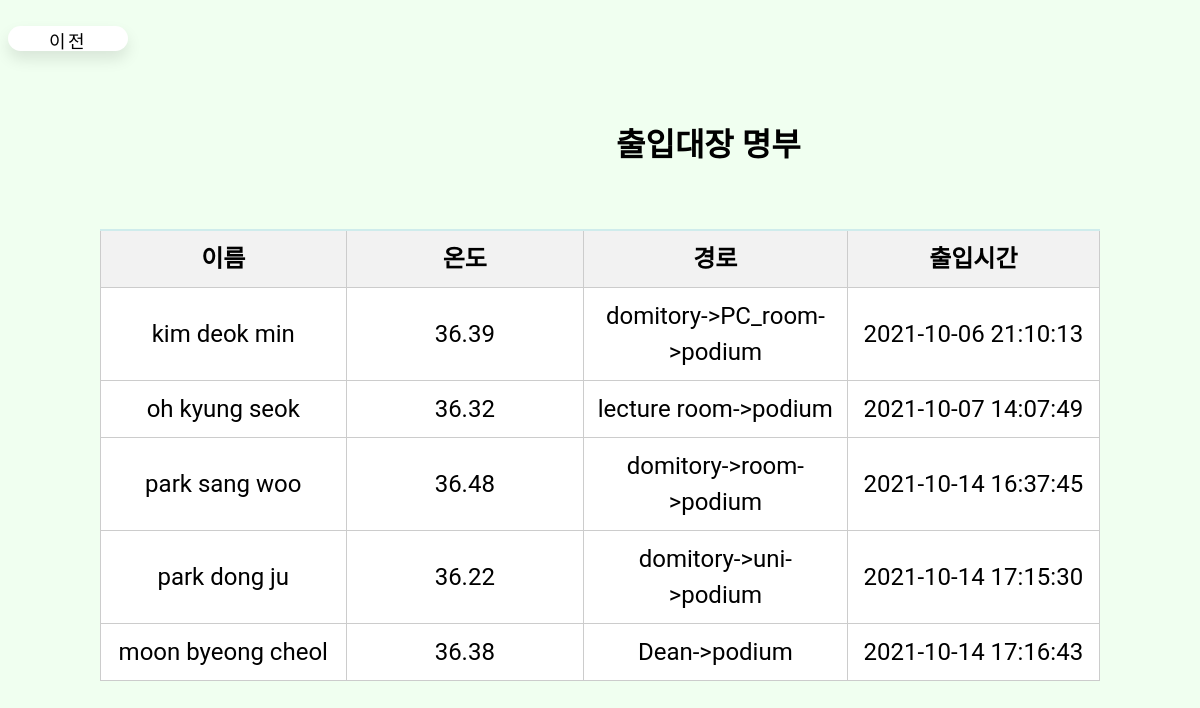
Page /list on the committed database.
### tables this page shows
CREATE TABLE "ER" (
	"name"	TEXT,
	"temp"	TEXT,
	"route"	TEXT,
	"time"	TEXT
);

### main.py (the view)
@app.route('/list')
def ppl():
    con = sqlite3.connect('project.db')
    con.row_factory = sqlite3.Row
    cur = con.cursor()
    cur.execute("SELECT * FROM ER")
    rows = cur.fetchall()
    print(rows)
    return render_template('ppl.html', rows=rows)

### templates/ppl.html (shortened to what this page needs)
<!doctype html>
<html>
<head>
</head>
<body>
    <div>
        <a class="title" href="/" type="button"><br><button class="button">이전</button></a>
    </div>
    <h1 class="a">
        <span style="line-height:150%"><br>출입대장 명부</span>
    </h1>
    <table class="type03" bgcolor="white" border="3" align="center" width = "1000" height = "100"><span style="line-height:100%"><br></span>
        <thead>
			<th scope="row"><font size=5>이름</font></th>
			<th scope="row"><font size=5>온도</font></th>
			<th scope="row"><font size=5>경로</font></th>
			<th scope="row"><font size=5>출입시간</font></th>
        </thead>
        {% for row in rows %}
        <tr>
            <td><font size=5>{{ row["name"] }}</font></td>
            <td><font size=5>{{ row["temp"] }}</font></td>
            <td><font size=5>{{ row["route"] }}</font></td>
            <td><font size=5>{{ row["time"] }}</font></td>
        </tr>
        {% endfor %}
    </table>
</body>
</html>

### templates/ppl.html (style rules this page uses)
body { font-family:"돋움"; text-color: black; background-color: honeydew; }
th, td { text-align: center; }
.a { padding-left: 19em; }
.button { width: 120px; height: 25px; font-family: 'Roboto', sans-serif; font-size: 18px; text-transform: uppercase; letter-spacing: 2.5px; font-weight: 500; color: #000; background-color: #fff; border: none; border-radius: 45px; box-shadow: 0px 8px 15px rgba(0, 0, 0, 0.1); transition: all 0.3s ease 0s; cursor: pointer; outline: none; }
table.type03 { font-family: 'Roboto', sans-serif; border-collapse: collapse; text-align: center; line-height: 1.5; border-top: 2px solid #cfecec; border-left: 1px solid #ccc; border-right: 1px solid #ccc; border-bottom: 1px solid #ccc; margin : 20px 10px; margin-right: auto; margin-left: auto; }
table.type03 th { font-family: 'Roboto', sans-serif; width: 147px; padding: 10px; font-weight: bold; vertical-align: center; border-right: 1px solid #ccc; border-bottom: 1px solid #ccc; color: black; background: #f2f2f2; }
table.type03 td { width: 349px; padding: 10px; vertical-align: center; border-right: 1px solid #ccc; border-bottom: 1px solid #ccc; }
h1.a { font-family: 'Roboto', sans-serif; }

### rows in the picture
ER: name "kim deok min", temp "36.39", route "domitory->PC_room->podium", time "2021-10-06 21:10:13"
ER: name "oh kyung seok", temp "36.32", route "lecture room->podium", time "2021-10-07 14:07:49"
ER: name "park sang woo", temp "36.48", route "domitory->room->podium", time "2021-10-14 16:37:45"
ER: name "park dong ju", temp "36.22", route "domitory->uni->podium", time "2021-10-14 17:15:30"
ER: name "moon byeong cheol", temp "36.38", route "Dean->podium", time "2021-10-14 17:16:43"
